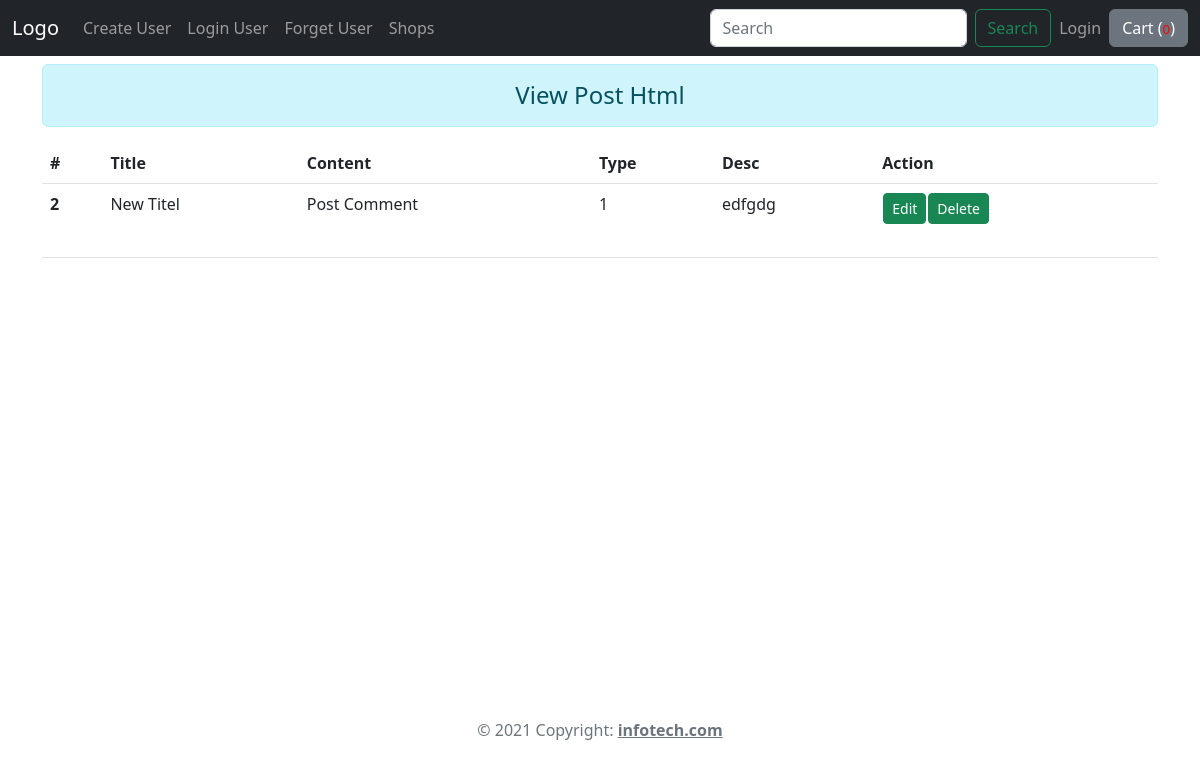
Page /post/ on the committed database.
### Post/models.py (models this page shows, shortened)
class Post(models.Model):
    post_title                              =   models.CharField(max_length=100)
    post_content                            =   models.CharField(max_length=200)
    post_type                               =   models.IntegerField(choices=POST_TYPE)
    post_datetime                           =   models.DateTimeField(auto_now_add=True)
    post_status                             =   models.IntegerField(choices=POST_STATUS)
    post_additionalContext                  =   models.CharField(max_length=200)

### Post/views.py (the view)
# urls.py: path('', vw_ViewPost, name='viewPost'),
def vw_ViewPost(request):
        allPost = Post.objects.all()
        return render(request, 'Post/view_post.html', {'Posts': allPost})

### Templates/Post/view_post.html (shortened to what this page needs)
{% extends 'Base.html' %}
{% block content%}
<div class="container-fluid my-2">
    <div class="container" >
        <div class="row">
            <div class="container-box">
                <h4 class="text-center alert alert-info">View Post Html</h4>
                {% if Posts %}
                    <div class="bd-example">
                        <table class="table table-hover">
                            <thead>
                        <tr>
                            <th scope="col">#</th>
                            <th scope="col">Title</th>
                            <th scope="col">Content</th>
                            <th scope="col">Type</th>
                            <th scope="col">Desc</th>
                            <th scope="col">Action</th>
                        </tr>
                        </thead>
                        <tbody>
                            {% for post in Posts %}
                            <tr>
                                <th scope="row">{{post.id}}</th>
                                <td>{{post.post_title}}</td>
                                <td>{{post.post_content}}</td>
                                <td>{{post.post_type}}</td>
                                <td>{{post.post_additionalContext}}</td>
                                <td><div class="btn-group-vertical">
                                    <table>
                                        <tr>
                                            <td><form action="#" method="POST" class="d-inline">
                                            <input type="submit" class="btn btn-success btn-sm" value="Edit"/>
                                            </form></td>
                                            <td><form action="{% url 'deletePost' post.id %}" method="POST" class="d-inline">
                                                <input type="submit" class="btn btn-success btn-sm" value="Delete"/>
                                            </form></td>
                                        </tr>
                                    </table>
                                    <br/>
                                </div>
                                </td>
                            </tr>
                            {% endfor %}
                        </tbody>
                        </table>
                    </div>
                {% else %}
                    <h4 class="text-center alert alert-warning">No Data</h4>
                {% endif %}
            </div>
        </div>
    </div>
</div>
{% endblock content%}

### Templates/Base.html (style rules this page uses)
body { padding: 0px; margin: 0px; }
html, body { height: 93%; }

### rows in the picture
Post: id "2", post_title "New Titel", post_content "Post Comment", post_type "1", post_additionalContext "edfgdg"
